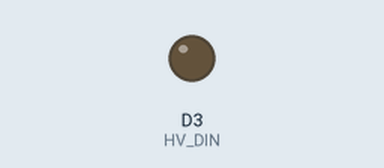
Recording of a sketch running on a simulated Seeed XIAO (SAMD21). Parts: output pins drawn as LEDs (lit = HIGH). Pins used as bus, display or sensor lines are not drawn.

Above: at 1.5 s.
At 3.5 s:
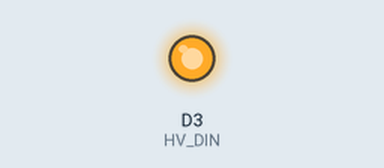
Timing chart, 0 to 7.8 s (numbered marks = the images above):
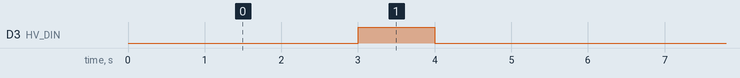

Measured:
- by itself, D3 (HV_DIN): alternates HIGH for 1.0 s and LOW for 5.0 s

The sketch:

EWOD_Control_if_reprinted.ino
```cpp
#include <SPI.h>

// XIAO nRF52840 pinout

// HV513
//   LE   -> D1
//   CLK  -> D5
//   DIN  -> D3

#define HV_LE    D1
#define HV_CLK   D5
#define HV_DIN   D3

// MCP41050 (hardware SPI)
//   SCK  -> D8
//   CS   -> D9
//   SI   -> D10

#define MCP_SCK  D8
#define MCP_CS   D9
#define MCP_SI   D10

const uint32_t SPI_HZ = 1000000;
const uint32_t HV_STEP_DELAY_MS = 1000;

// HV513 test output pattern:
// HVOUT8 -> HVOUT6 -> HVOUT3 -> HVOUT1 -> HVOUT3 -> HVOUT6 -> repeat
const uint8_t SEQ[] = {
  0x80, // HVOUT8
  0x20, // HVOUT6
  0x04, // HVOUT3
  0x01, // HVOUT1
  0x04, // HVOUT3
  0x20  // HVOUT6
};

const size_t SEQ_LEN = sizeof(SEQ) / sizeof(SEQ[0]);

uint8_t hvState = 0x00;

// Write raw input to potentiometer via SPI
void potWriteRaw(uint8_t rawValue) {
  const uint8_t CMD_WRITE_POT0 = 0x11;

  digitalWrite(MCP_CS, LOW);
  SPI.beginTransaction(SPISettings(SPI_HZ, MSBFIRST, SPI_MODE0));
  SPI.transfer(CMD_WRITE_POT0);
  SPI.transfer(rawValue);
  SPI.endTransaction();
  digitalWrite(MCP_CS, HIGH);
}

// Converts target voltage input to raw potentiometer 255 to 0 value, sent to the pot
// note 255 is minimum resistance (0 Ohms), 0 is maximum (50 kOhms ideal)
uint8_t voltageToPotRaw(float targetVoltage) {
  const float R2 = 1620000.0f;
  const float R1_FIXED = 8200.0f;
  const float RPOT_MAX = 50000.0f;

  if (targetVoltage < 43.25f) targetVoltage = 43.25f;
  if (targetVoltage > 297.84f) targetVoltage = 297.84f;

  float denominator = (targetVoltage / 1.5f) - 1.0f;
  float R1 = R2 / denominator;
  float Rpot = R1 - R1_FIXED;

  if (Rpot < 0.0f) Rpot = 0.0f;
  if (Rpot > RPOT_MAX) Rpot = RPOT_MAX;

  float rawFloat = 255.0f - (255.0f * Rpot / RPOT_MAX);
  int rawInt = (int)(rawFloat + 0.5f);

  if (rawInt < 0) rawInt = 0;
  if (rawInt > 255) rawInt = 255;

  return (uint8_t)rawInt;
}

// Function wrapper
void potWriteVoltage(float targetVoltage) {
  potWriteRaw(voltageToPotRaw(targetVoltage));
}

void hvLatch() {
  digitalWrite(HV_LE, HIGH);
  delayMicroseconds(1);
  digitalWrite(HV_LE, LOW);
}

void writeHVState() {
  for (int bitIndex = 7; bitIndex >= 0; bitIndex--) {
    digitalWrite(HV_CLK, LOW);
    digitalWrite(HV_DIN, (hvState >> bitIndex) & 0x01);
    delayMicroseconds(1);
    digitalWrite(HV_CLK, HIGH);
    delayMicroseconds(1);
  }

  digitalWrite(HV_CLK, LOW);
  hvLatch();
}

void clearAllOutputs() {
  hvState = 0x00;
  writeHVState();
}

// Write HVOUT high for HV513
void setOutputHigh(uint8_t outputNumber) {
  if (outputNumber < 1 || outputNumber > 8) return;
  hvState |= (1 << (outputNumber - 1));
  writeHVState();
}

// Write HVOUT low for HV513
void setOutputLow(uint8_t outputNumber) {
  if (outputNumber < 1 || outputNumber > 8) return;
  hvState &= ~(1 << (outputNumber - 1));
  writeHVState();
}

void setup() {
  pinMode(HV_LE, OUTPUT);
  pinMode(HV_CLK, OUTPUT);
  pinMode(HV_DIN, OUTPUT);

  digitalWrite(HV_LE, LOW);
  digitalWrite(HV_CLK, LOW);
  digitalWrite(HV_DIN, LOW);

  pinMode(MCP_CS, OUTPUT);
  digitalWrite(MCP_CS, HIGH);

  // Hardware SPI uses MCP_SCK (D8) and MCP_SI (D10)
  SPI.begin();

  clearAllOutputs();

  // raw 255 = minimum pot resistance = maximum output voltage
  potWriteRaw(255);

  // Example:
  // potWriteVoltage(250.0f);
  // setOutputHigh(1);
  // setOutputLow(1);
}

void loop() {
  static size_t idx = 0;

  hvState = SEQ[idx];
  writeHVState();

  delay(HV_STEP_DELAY_MS);

  idx++;
  if (idx >= SEQ_LEN) idx = 0;
}
```
